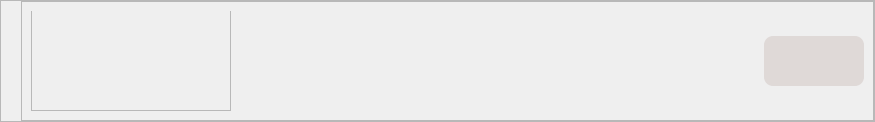
     <widget class="QFrame" name="title_bar">
      <property name="maximumSize">
       <size>
        <width>16777215</width>
        <height>65</height>
       </size>
      </property>
      <property name="styleSheet">
       <string notr="true">background-color: none</string>
      </property>
      <property name="frameShape">
       <enum>QFrame::StyledPanel</enum>
      </property>
      <property name="frameShadow">
       <enum>QFrame::Raised</enum>
      </property>
      <layout class="QHBoxLayout" name="horizontalLayout_2">
       <property name="spacing">
        <number>0</number>
       </property>
       <property name="leftMargin">
        <number>20</number>
       </property>
       <property name="topMargin">
        <number>0</number>
       </property>
       <property name="rightMargin">
        <number>0</number>
       </property>
       <property name="bottomMargin">
        <number>0</number>
       </property>
       <item>
        <widget class="QFrame" name="title">
         <property name="frameShape">
          <enum>QFrame::StyledPanel</enum>
         </property>
         <property name="frameShadow">
          <enum>QFrame::Raised</enum>
         </property>
         <layout class="QHBoxLayout" name="horizontalLayout">
          <item>
           <widget class="QFrame" name="frame_8">
            <property name="minimumSize">
             <size>
              <width>200</width>
              <height>100</height>
             </size>
            </property>
            <property name="maximumSize">
             <size>
              <width>200</width>
              <height>200</height>
             </size>
            </property>
            <property name="styleSheet">
             <string notr="true">margin-top: -50px;
image: url(:/icons/logo.png);</string>
            </property>
            <property name="frameShape">
             <enum>QFrame::StyledPanel</enum>
            </property>
            <property name="frameShadow">
             <enum>QFrame::Raised</enum>
            </property>
           </widget>
          </item>
          <item>
           <spacer name="horizontalSpacer_6">
            <property name="orientation">
             <enum>Qt::Horizontal</enum>
            </property>
            <property name="sizeHint" stdset="0">
             <size>
              <width>527</width>
              <height>20</height>
             </size>
            </property>
           </spacer>
          </item>
          <item>
           <widget class="QFrame" name="frame_btn">
            <property name="minimumSize">
             <size>
              <width>50</width>
              <height>30</height>
             </size>
            </property>
            <property name="maximumSize">
             <size>
              <width>100</width>
              <height>50</height>
             </size>
            </property>
            <property name="layoutDirection">
             <enum>Qt::RightToLeft</enum>
            </property>
            <property name="autoFillBackground">
             <bool>false</bool>
            </property>
            <property name="styleSheet">
             <string notr="true">#frame_btn {
	background-color: rgba(203, 191, 187, 120);
	border-radius: 9px;
}</string>
            </property>
            <property name="frameShape">
             <enum>QFrame::NoFrame</enum>
            </property>
            <property name="frameShadow">
             <enum>QFrame::Raised</enum>
            </property>
            <layout class="QHBoxLayout" name="horizontalLayout_3">
             <property name="spacing">
              <number>0</number>
             </property>
             <property name="leftMargin">
              <number>9</number>
             </property>
             <property name="topMargin">
              <number>0</number>
             </property>
             <property name="rightMargin">
              <number>9</number>
             </property>
             <property name="bottomMargin">
              <number>0</number>
             </property>
             <item>
              <widget class="QPushButton" name="btn_quit">
               <property name="minimumSize">
                <size>
                 <width>30</width>
                 <height>30</height>
                </size>
               </property>
               <property name="maximumSize">
                <size>
                 <width>30</width>
                 <height>30</height>
                </size>
               </property>
               <property name="cursor">
                <cursorShape>PointingHandCursor</cursorShape>
               </property>
               <property name="styleSheet">
                <string notr="true">QPushButton {
	border-radius: 15px;
}
QPushButton:hover {
	background: rgb(255, 0, 0);
}</string>
               </property>
               <property name="text">
                <string/>
               </property>
               <property name="icon">
                <iconset resource="src/resource.qrc">
                 <normaloff>:/icons/close.png</normaloff>:/icons/close.png</iconset>
               </property>
               <property name="shortcut">
                <string>Alt+X</string>
               </property>
              </widget>
             </item>
             <item>
              <widget class="QPushButton" name="btn_maximize">
               <property name="minimumSize">
                <size>
                 <width>30</width>
                 <height>30</height>
                </size>
               </property>
               <property name="maximumSize">
                <size>
                 <width>30</width>
                 <height>30</height>
                </size>
               </property>
               <property name="cursor">
                <cursorShape>PointingHandCursor</cursorShape>
               </property>
               <property name="styleSheet">
                <string notr="true">QPushButton {
	background: transparent;
	border-radius: 15px;
}
QPushButton:hover {
	background: rgb(108, 108, 108);
}</string>
               </property>
               <property name="text">
                <string/>
               </property>
               <property name="icon">
                <iconset resource="src/resource.qrc">
                 <normaloff>:/icons/maxmin.png</normaloff>:/icons/maxmin.png</iconset>
               </property>
              </widget>
             </item>
             <item>
              <widget class="QPushButton" name="btn_minimize">
               <property name="minimumSize">
                <size>
                 <width>30</width>
                 <height>30</height>
                </size>
               </property>
               <property name="maximumSize">
                <size>
                 <width>30</width>
                 <height>30</height>
                </size>
               </property>
               <property name="cursor">
                <cursorShape>PointingHandCursor</cursorShape>
               </property>
               <property name="styleSheet">
                <string notr="true">#btn_minimize {
	border-radius: 15px;
}
#btn_minimize:hover {
	background: rgb(108, 108, 108);
}</string>
               </property>
               <property name="text">
                <string/>
               </property>
               <property name="icon">
                <iconset resource="src/resource.qrc">
                 <normaloff>:/icons/minimize_white.png</normaloff>:/icons/minimize_white.png</iconset>
               </property>
              </widget>
             </item>
            </layout>
           </widget>
          </item>
         </layout>
        </widget>
       </item>
      </layout>
     </widget>
